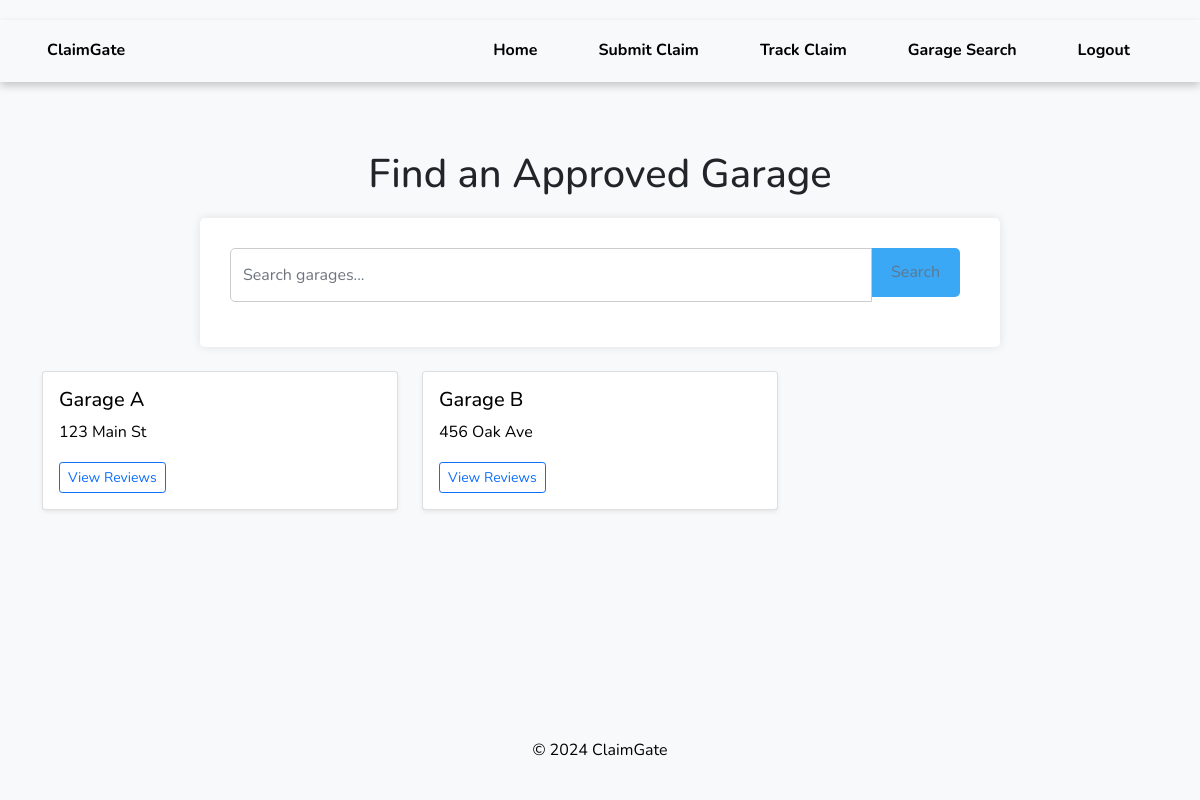
The app's page /views/garage_search.php with its own data.
### tables this page shows
CREATE TABLE IF NOT EXISTS `garages` (
  `id` int NOT NULL AUTO_INCREMENT,
  `name` varchar(255) DEFAULT NULL,
  `address` varchar(255) DEFAULT NULL,
  `approved` tinyint(1) DEFAULT '0',
  PRIMARY KEY (`id`)
);

### controllers/ClaimController.php (called while the page is built, shortened)
<?php
class ClaimController {
    private $pdo;
    public function __construct($pdo) {
        $this->pdo = $pdo;
    }
    public function getApprovedGarages() {
        $stmt = $this->pdo->prepare("SELECT * FROM garages WHERE approved = 1");
        $stmt->execute();
        return $stmt->fetchAll(PDO::FETCH_ASSOC);
    }
}
?>

### views/garage_search.php (the view, shortened to what this page needs)
<?php
require '../config/db.php';
require '../controllers/ClaimController.php';
$controller = new ClaimController($pdo);
$search = isset($_GET['search']) ? trim($_GET['search']) : '';
$garages = $controller->getApprovedGarages($search);
?>
<!DOCTYPE html>
<html lang="en">
<head>
    <link href="https://cdn.jsdelivr.net/npm/bootstrap@5.1.3/dist/css/bootstrap.min.css" rel="stylesheet">
    <link href="vendor/fontawesome-free/css/all.min.css" rel="stylesheet" type="text/css">
    <link rel="stylesheet" href="../css/styles.css">
</head>
<body>
<header>
        <nav class="navbar navbar-expand-lg">
            <div class="container-fluid">
                <a class="navbar-brand" href="#">ClaimGate</a>
                <div class="collapse navbar-collapse" id="navbarNav">
                    <ul class="navbar-nav ms-auto">
                        <li class="nav-item">
                            <a class="nav-link" href="index.php">Home</a>
                        </li>
                        <li class="nav-item">
                            <a class="nav-link" href="submit_claim.php">Submit Claim</a>
                        </li>
                        <li class="nav-item">
                            <a class="nav-link" href="track_claim.php">Track Claim</a>
                        </li>
                        <li class="nav-item">
                            <a class="nav-link" href="garage_search.php">Garage Search</a>
                        </li>
                        <li class="nav-item">
                            <a class="nav-link" href="../controllers/AuthController.php?action=logout">Logout</a>
                        </li>
                    </ul>
                </div>
            </div>
        </nav>
    </header>
        <div class="container my-5">
            <h1 class="text-center text-dark">Find an Approved Garage</h1>
            <form method="GET" class="mb-4">
                <div class="input-group">
                    <input type="text" name="search" class="form-control" placeholder="Search garages..."
                        value="<?php echo htmlspecialchars($search); ?>">
                    <button class="submit-btn" type="submit">Search</button>
                </div>
            </form>
            <?php if ($garages): ?>
                <div class="row">
                    <?php foreach ($garages as $garage): ?>
                        <div class="col-md-6 col-lg-4 mb-4">
                            <div class="card shadow-sm">
                                <div class="card-body">
                                    <h5 class="card-title"><?php echo htmlspecialchars($garage['name']); ?></h5>
                                    <p class="card-text"><?php echo htmlspecialchars($garage['address']); ?></p>
                                    <a href="#" class="btn btn-outline-primary btn-sm">View Reviews</a>
                                </div>
                            </div>
                        </div>
                    <?php endforeach; ?>
                </div>
            <?php else: ?>
                <p class="text-center">No garages found. Try a different search term.</p>
            <?php endif; ?>
        </div>
        <footer class="footerr">
            <p>&copy; 2024 ClaimGate</p>
        </footer>
</body>
</html>

### css/styles.css (style rules this page uses)
:root { --secondary-color: #f8f9fa; --accent-color: #3ba8f5; --text-color: #000; --border-radius: 5px; --table-bg-color: #f2f2f2; --font-family-sans-serif: "Nunito", -apple-system, BlinkMacSystemFont, "Segoe UI", Roboto, "Helvetica Neue", Arial, sans-serif, "Apple Color Emoji", "Segoe UI Emoji", "Segoe UI Symbol", "Noto Color Emoji"; --font-family-monospace: SFMono-Regular, Menlo, Monaco, Consolas, "Liberation Mono", "Courier New", monospace; }
body { font-family: 'Nunito', sans-serif; margin: 0; padding: 0; background-color: var(--secondary-color); color: var(--text-color); line-height: 1.6; display: flex; min-height: 100vh; flex-direction: column; }
h1, h2, h3 { color: var(--primary-color); margin-bottom: 10px; }
a { color: var(--accent-color); text-decoration: none; }
form { max-width: 800px; margin: 20px auto; background-color: #fff; padding: 30px; border-radius: var(--border-radius); box-shadow: 0 0 10px rgba(0,0,0,0.1); }
input[type="text"], input[type="email"], input[type="password"], input[type="file"], textarea, select { width: calc(100% - 22px); padding: 12px; margin-bottom: 15px; border: 1px solid #ccc; border-radius: var(--border-radius); box-sizing: border-box; font-size: 16px; color: var(--text-color); }
button[type="submit"], button[type="reset"] { background-color: var(--accent-color); color: rgb(93, 119, 144); padding: 12px 20px; border: none; border-radius: var(--border-radius); cursor: pointer; font-size: 16px; transition: background-color 0.3s ease; width: auto; margin-right: 10px; }
.submit-btn { background-color: var(--primary-color); color: white; padding: 12px 20px; border: none; border-radius: var(--border-radius); cursor: pointer; font-size: 16px; transition: background-color 0.3s ease; text-align: center; display: inline-block; }
header { background-color: var(--primary-color); color: white; padding: 20px 0; text-align: center; }
nav ul { list-style: none; padding: 0; margin: 0; text-align: center; }
nav li { display: inline-block; margin: 0 15px; }
nav a { color: white; text-decoration: none; padding: 10px 15px; border-radius: var(--border-radius); transition: background-color 0.3s ease; }
footer { background-color: #f2f2f2; color: black; text-align: center; padding: 20px 0; margin-top: auto; }

### views/garage_search.php (style rules this page uses)
body { font-family: 'Nunito', sans-serif; }
.navbar { box-shadow: 0 4px 8px rgba(0, 0, 0, 0.2); padding: 10px 20px; }
.navbar a { color: #333333; font-size: 16px; font-weight: bold; text-decoration: none; margin-right: 15px; }
.navbar-brand { font-weight: bold; font-size: 1.5rem; color: black !important; }
.nav-link { color: black !important; transition: color 0.3s; }
.submit-btn { background-color: #3187c4; color: white; padding: 12px 25px; border: none; border-radius: 5px; cursor: pointer; margin-bottom: 20px; transition: background-color 0.3s; }
.footerr { text-align: center; padding: 20px; background-color: #f8f9fa; color: black; position: relative; bottom: 0; width: 100%; }

### records on screen
garages: name "Garage A", address "123 Main St"
garages: name "Garage B", address "456 Oak Ave"
